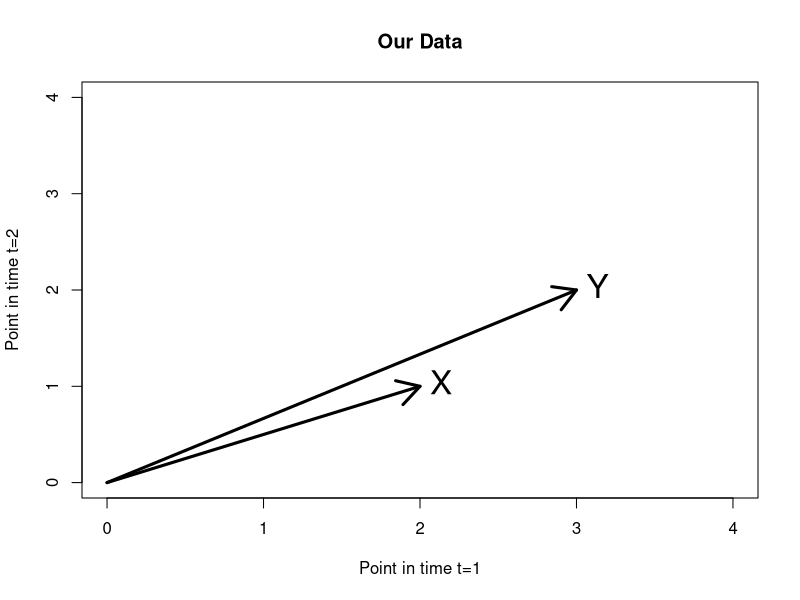

Here is the R script that generated this plot: (Note: this script raises an error after producing the figure.)
### Willkommen in R!

# ------------------------------------------------------------------------------
# lin algebra of lin reg in a nutshell
# ------------------------------------------------------------------------------
# ------------------------------------------------------------------------------
# Clean previous variables
# ------------------------------------------------------------------------------
rm(list=ls(all=TRUE))

#define a Y
Y = matrix(0,2,1)
Y[1,1]=3
Y[2,1]=2
Y

X = matrix(0,2,1)
X[1,1]=2
X[2,1]=1
X

plot(c(0,4),c(0,4),xlab="Point in time t=1", ylab ="Point in time t=2", type = "n", main = "Our Data")
arrows(0,0,Y[1,1],Y[2,1],lwd=3)
text(Y[1,1],Y[2,1],"Y",pos=4,cex=2)
arrows(0,0,X[1,1],X[2,1],lwd=3)
text(X[1,1],X[2,1],"X",pos=4,cex=2)

#do reg without abcissa cause it would be trivial to explain two obs with two regressors X and (1,1)!
#would result in zero residuals!
reg = lm(Y~X-1)
summary(reg)

#so what's going on here?
x11()
plot(c(0,4),c(0,4),xlab="Point in time t=1", ylab ="Point in time t=2", type = "n", main = "Our Regression")
arrows(0,0,Y[1,1],Y[2,1],lwd=3)
text(Y[1,1],Y[2,1],"Y",pos=4,cex=2)
arrows(0,0,X[1,1],X[2,1],lwd=3)
text(X[1,1],X[2,1],"X",pos=4,cex=2)

sample_XY = crossprod(X,Y)#scalar product x1y1+x2y2
sample_XY 
sample_XX = crossprod(X,X)

b_hat = sample_XY / sample_XX
Y_hat = coef(reg)[1] * X

arrows(X[1,1],X[2,1],Y_hat[1,1],Y_hat[2,1],lwd=3,col="red")
text(Y_hat[1,1],Y_hat[2,1],expression(hat(Y)),pos=4,cex=2,col="red")

#compare slope b estimators
b_hat#as we have learned
coef(reg)[1]#the easy way

#do dumb stuff
reg_dumb = lm(Y~X)
summary(reg_dumb)

#and conclude with some reflections
var(X)#note that the squared diffs to mean are divided by n-2=1!

#for the following read Assenmacher page 87ff (relation between crossproducts and moments)
#in case we had an abcissa as in the last regression we could determine the slope by
cov(X,Y)/var(X)
coef(reg_dumb)[2]
#but without intercept it is as above and cov/var does not work so easily ...



#and what about the residuals?-------------------------------------------------
Xinv = solve(crossprod(X))
resis = Y-X %*% Xinv %*% crossprod(X,Y)

#cross check
residuals(reg)
resis

#ready to get the std dev!----------------------------------------------

#go for sigma-hat...................................
n=length(X)
k=dim(X)[2]
n
k #number of regressors
sigma_hat = sqrt(sum(resis^2)/(n-k))
#note division by degrees of freedom makes this an unbiased estimator! in contrast ML esti!

#cross check
summary(reg)
sigma_hat

#and std err of slope..............................
std_error = sqrt(diag(Xinv))*sigma_hat

#cross check
summary(reg)
std_error

#and a final word:
#demean X towards Xd
Xd = X-mean(X)
crossprod(Xd,Xd)
var(X)#now it fits

Yd=Y-mean(Y)
crossprod(Yd,Xd)
cov(Y,X)#now it fits


#end
